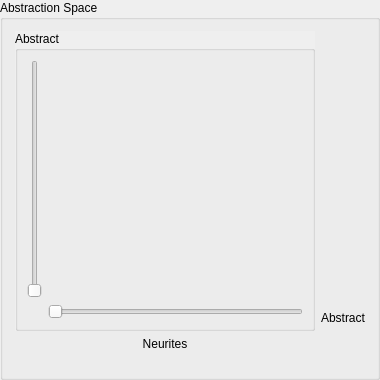
      <widget class="QGroupBox" name="groupBox_16">
       <property name="minimumSize">
        <size>
         <width>380</width>
         <height>380</height>
        </size>
       </property>
       <property name="maximumSize">
        <size>
         <width>380</width>
         <height>380</height>
        </size>
       </property>
       <property name="title">
        <string>Abstraction Space</string>
       </property>
       <layout class="QGridLayout" name="gridLayout_15">
        <item row="0" column="0">
         <spacer name="horizontalSpacer">
          <property name="orientation">
           <enum>Qt::Horizontal</enum>
          </property>
          <property name="sizeHint" stdset="0">
           <size>
            <width>4</width>
            <height>20</height>
           </size>
          </property>
         </spacer>
        </item>
        <item row="0" column="1" rowspan="3">
         <widget class="QGroupBox" name="groupBox">
          <property name="minimumSize">
           <size>
            <width>300</width>
            <height>300</height>
           </size>
          </property>
          <property name="maximumSize">
           <size>
            <width>300</width>
            <height>300</height>
           </size>
          </property>
          <property name="sizeIncrement">
           <size>
            <width>1</width>
            <height>1</height>
           </size>
          </property>
          <property name="baseSize">
           <size>
            <width>1</width>
            <height>1</height>
           </size>
          </property>
          <property name="layoutDirection">
           <enum>Qt::LeftToRight</enum>
          </property>
          <property name="autoFillBackground">
           <bool>true</bool>
          </property>
          <property name="title">
           <string>Abstract</string>
          </property>
          <layout class="QGridLayout" name="gridLayout_3">
           <item row="0" column="0">
            <widget class="QSlider" name="verticalSlider">
             <property name="orientation">
              <enum>Qt::Vertical</enum>
             </property>
            </widget>
           </item>
           <item row="0" column="1">
            <widget class="MousePad" name="openGLWidget_2" native="true">
             <property name="enabled">
              <bool>true</bool>
             </property>
             <property name="sizePolicy">
              <sizepolicy hsizetype="Minimum" vsizetype="Minimum">
               <horstretch>0</horstretch>
               <verstretch>0</verstretch>
              </sizepolicy>
             </property>
             <property name="minimumSize">
              <size>
               <width>100</width>
               <height>100</height>
              </size>
             </property>
             <property name="maximumSize">
              <size>
               <width>300</width>
               <height>300</height>
              </size>
             </property>
             <property name="sizeIncrement">
              <size>
               <width>1</width>
               <height>1</height>
              </size>
             </property>
             <property name="baseSize">
              <size>
               <width>1</width>
               <height>1</height>
              </size>
             </property>
            </widget>
           </item>
           <item row="1" column="1">
            <widget class="QSlider" name="horizontalSlider">
             <property name="orientation">
              <enum>Qt::Horizontal</enum>
             </property>
            </widget>
           </item>
          </layout>
          <zorder>openGLWidget_2</zorder>
          <zorder>horizontalSlider</zorder>
          <zorder>verticalSlider</zorder>
         </widget>
        </item>
        <item row="0" column="2">
         <spacer name="verticalSpacer_2">
          <property name="orientation">
           <enum>Qt::Vertical</enum>
          </property>
          <property name="sizeHint" stdset="0">
           <size>
            <width>20</width>
            <height>272</height>
           </size>
          </property>
         </spacer>
        </item>
        <item row="1" column="2">
         <widget class="QLabel" name="label_42">
          <property name="text">
           <string>Abstract</string>
          </property>
         </widget>
        </item>
        <item row="2" column="2" rowspan="3">
         <spacer name="verticalSpacer_3">
          <property name="orientation">
           <enum>Qt::Vertical</enum>
          </property>
          <property name="sizeHint" stdset="0">
           <size>
            <width>20</width>
            <height>44</height>
           </size>
          </property>
         </spacer>
        </item>
        <item row="3" column="1">
         <widget class="QLabel" name="label_43">
          <property name="text">
           <string>Neurites</string>
          </property>
          <property name="alignment">
           <set>Qt::AlignCenter</set>
          </property>
         </widget>
        </item>
        <item row="4" column="1">
         <spacer name="verticalSpacer_4">
          <property name="orientation">
           <enum>Qt::Vertical</enum>
          </property>
          <property name="sizeHint" stdset="0">
           <size>
            <width>20</width>
            <height>19</height>
           </size>
          </property>
         </spacer>
        </item>
       </layout>
      </widget>
